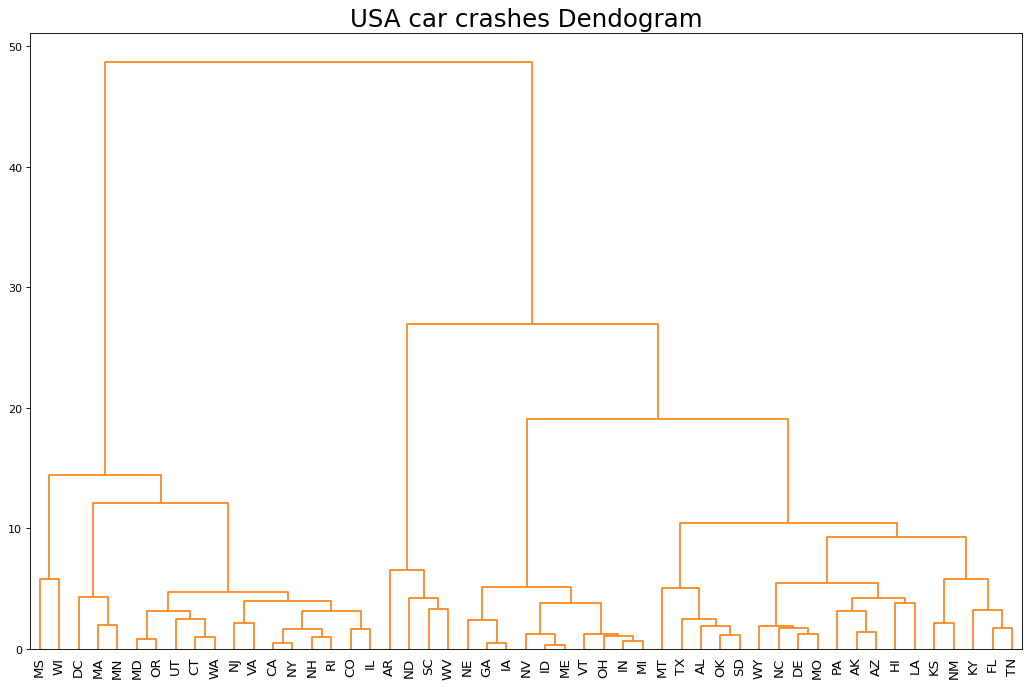

Recreate this plot in Python.
import scipy.cluster.hierarchy as shc
import numpy as np
import pandas as pd
import matplotlib as mpl
import matplotlib.pyplot as plt
import seaborn as sns


# Import Data
df = sns.load_dataset('car_crashes')


# Plot
plt.figure(figsize=(16, 10), dpi= 80)  
plt.title("USA car crashes Dendogram", fontsize=22)  
dend = shc.dendrogram(shc.linkage(df[['total', 'speeding', 'alcohol', 'not_distracted']], method='ward'), labels=df.abbrev.values, color_threshold=100)  
plt.xticks(fontsize=12)
plt.show()
